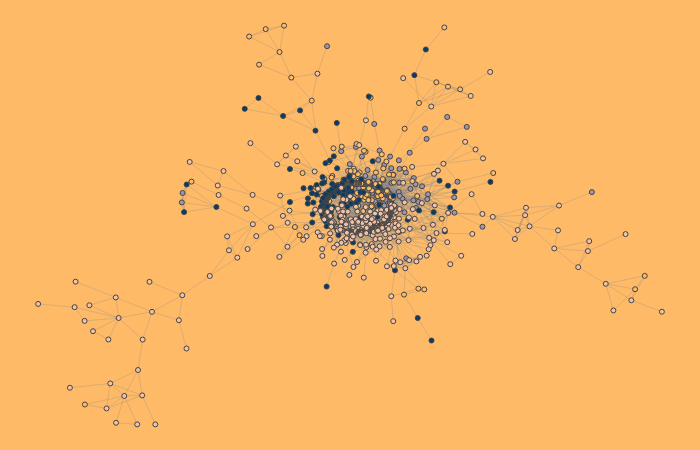

The cell this chart's notebook holds for it:
### Code cell
fig = go.Figure(data=[edge_trace, node_trace],
             layout=go.Layout(
                 {"plot_bgcolor":"#feba67", "paper_bgcolor":"#feba67", "width":700, "height":450},
                #title='Output of SUNSET prototyp',
                titlefont_size=28,
                showlegend=False,
                hovermode='closest',
                margin=dict(b=0,l=0,r=0,t=0),
                xaxis=dict(showgrid=False, zeroline=False, showticklabels=False),
                yaxis=dict(showgrid=False, zeroline=False, showticklabels=False),)
                )
fig.show()

### Figure 1 — Plotly figure (JSON) as saved in the notebook; plotly's stock layout.template omitted (floating-point values rounded to 4 significant figures; data arrays with more than 128 entries replaced by an {"elided": "..."} marker saying what was removed)
{"data": [{"hoverinfo": "none", "line": {"color": "#888", "width": 0.3}, "mode": "lines", "type": "scatter", "x": {"elided": "5022 float values"}, "y": {"elided": "5022 float values"}}, {"hoverinfo": "text", "marker": {"color": {"elided": "1127 str values"}, "line": {"width": 1}, "size": 5}, "mode": "markers", "text": {"elided": "1127 str values"}, "type": "scatter", "x": {"elided": "1127 float values"}, "y": {"elided": "1127 float values"}}], "layout": {"height": 450, "hovermode": "closest", "margin": {"b": 0, "l": 0, "r": 0, "t": 0}, "paper_bgcolor": "#feba67", "plot_bgcolor": "#feba67", "showlegend": false, "title": {"font": {"size": 28}}, "width": 700, "xaxis": {"autorange": true, "range": [-1.119, 1.07], "showgrid": false, "showticklabels": false, "type": "linear", "zeroline": false}, "yaxis": {"autorange": true, "range": [-1.039, 0.8917], "showgrid": false, "showticklabels": false, "type": "linear", "zeroline": false}}}
